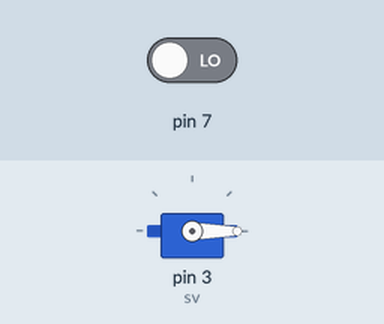
Bench run of a sketch on a simulated Arduino Uno, built with avr-gcc and run on an emulated ATmega328P. Parts: servo. The inputs (shaded band) are chosen by the test bench; at power-on: pin 7 LOW.

Above: at 1.2 s.
1.3 s: pin 7 driven HIGH
At 1.8 s:
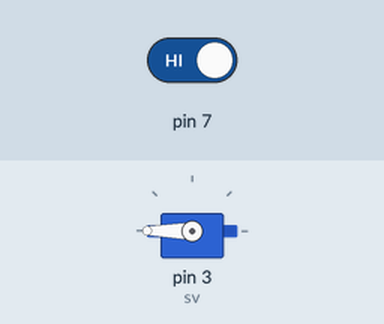
2.8 s: pin 7 driven LOW
At 4.1 s:
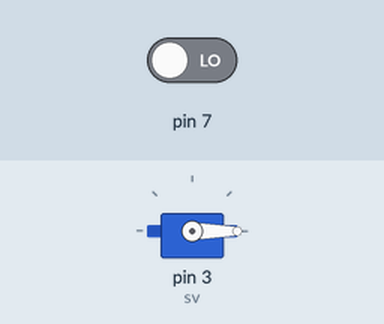
Timing chart, 0 to 5.8 s (numbered marks = the images above; inputs shaded):
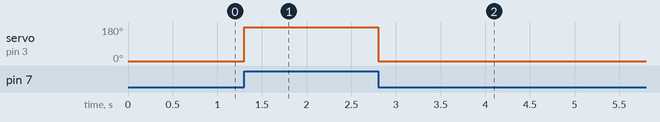

The sketch:

2019-11-19sv.ino
```cpp
#include <Servo.h>

Servo sv;
void setup() {
  sv.attach(3);
  pinMode(7,INPUT);

}

void loop() {
  if(digitalRead(7) == HIGH)
  {
    sv.write(180);
  }
  else
  {
    sv.write(0);
  }
}
```

Measured:
- after the input at 1.3 s, servo on pin 3 (sv): 0° → 180° at once
- after the input at 2.8 s, servo on pin 3 (sv): 180° → 0° at once
